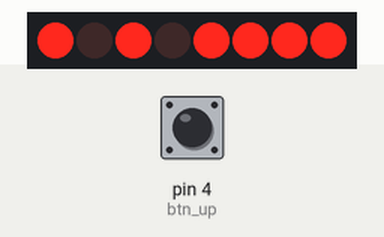
Recording of a sketch running on a simulated Arduino Uno, built with avr-gcc and run on an emulated ATmega328P. Parts: 8 port-expander outputs drawn as a row of LEDs (first output left, lit = HIGH). Wiring (inferred from the names in the program): PCF8574 port expander at I2C address 0x3C. Wiring (inferred from the signals the program sends): row of LEDs: on Q0, Q1, Q2, Q3, Q4, Q5, Q6, Q7. Inputs (shaded band) come from the test bench; at power-on: pin 4 (btn_up) HIGH.

Above: at 1.2 s.
1.3 s: pin 4 (btn_up) pulled LOW for 0.15 s
At 2.1 s:
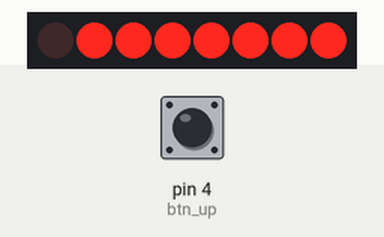
4.4 s: pin 4 (btn_up) pulled LOW for 1 s
8.4 s: pin 4 (btn_up) pulled LOW for 0.15 s
11.5 s: pin 4 (btn_up) pulled LOW for 3.2 s
17.7 s: pin 4 (btn_up) pulled LOW for 3.2 s
23.9 s: pin 4 (btn_up) pulled LOW for 0.15 s
Timing chart, 0 to 26.9 s (numbered marks = the images above; inputs shaded):
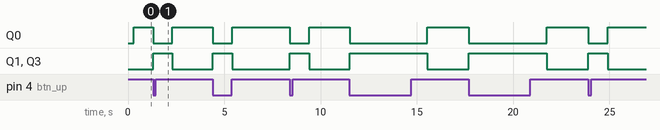

The sketch:

Display_EA_DOGM204.ino
```cpp
// https://github.com/firexx/SSD1803a_I2C

#include "SSD1803a_I2C.h"

const byte i2c_addr  = 0x3c;
const byte reset_pin = 12;

const byte btn_up = 4;
const byte btn_down = 5;
const byte btn_sel = 6;

SSD1803a_I2C lcd(i2c_addr,reset_pin);

void setup() {
    pinMode(btn_up, INPUT);
    pinMode(btn_down, INPUT);
    pinMode(btn_sel, INPUT);

    // 20 characters and 4 lines
    lcd.begin(20,4);
    lcd.setContrast(0x38);
}

void loop() {
    //lcd.clear();
    lcd.setCursor(0, 0);
    lcd.println("hello world");
    lcd.setCursor(0, 1);
    lcd.println("hello world");
    lcd.setCursor(0, 2);
    lcd.println("hello world");
    lcd.setCursor(0, 3);
    lcd.println("hello world");

    if (digitalRead(btn_up) == LOW) {
        lcd.clear();
        delay(1000);
    }
    /*
    lcd.setCursor(0, 1);
    if (digitalRead(btn_up) == LOW) {
        lcd.println("Button Up: pressed");
    } else {
        lcd.println("Button Up: not press");
    }

    lcd.setCursor(0, 2);
    if (digitalRead(btn_down) == LOW) {
        lcd.println("Button Down: pressed");
    } else {
        lcd.println("Button Down: not press");
    }

    lcd.setCursor(0, 3);
    if (digitalRead(btn_sel) == LOW) {
        lcd.println("Button Sel: pressed");
    } else {
        lcd.println("Button Sel: not press");
    }
    */
}
```

SSD1803a_I2C.cpp
```cpp
// (licence header left out)
#include "SSD1803a_I2C.h"

#define COMMAND_CLEAR_DISPLAY						0x01
#define COMMAND_RETURN_HOME							0x02
#define COMMAND_ENTRY_MODE_SET						0x04
	#define ENTRY_MODE_LEFT_TO_RIGHT                0x02
	#define ENTRY_MODE_SHIFT_INCREMENT				0x01
#define COMMAND_CURSORSHIFT							0x10
	#define CURSORSHIFT_MOVERIGHT					0x04
	#define CURSORSHIFT_MOVELEFT					0x00

#define COMMAND_ADDRESS_DDRAM						0x80
#define COMMAND_ADDRESS_CGRAM                       0x40

#define COMMAND_8BIT_4LINES_NORMAL_RE1_IS0			0x3A  //Extended command access RE = 1
#define COMMAND_8BIT_4LINES_REVERSE_RE1_IS0			0x3B  //Extended command access RE = 1
#define COMMAND_8BIT_4LINES_RE0_IS1					0x39  //Extended command access IS = 1
#define COMMAND_8BIT_4LINES_RE0_IS0					0x38  //Normal mode...


//Command from extended set (RE = 1, IS = 0)
#define COMMAND_BS1_1								0x1E
#define COMMAND_POWER_DOWN_DISABLE					0x02
#define COMMAND_SEGMENT_NORMAL_WAY					0x06 // was 0x05
#define COMMAND_NW									0x09

//Command from extended set (RE = 0, IS = 1)
#define COMMAND_DISPLAY_ON_CURSOR_ON_BLINK_ON		0x0F
#define COMMAND_DISPLAY_ON_CURSOR_ON_BLINK_OFF		0x0E
#define COMMAND_DISPLAY_ON_CURSOR_OFF_BLINK_OFF		0x0C
#define COMMAND_DISPLAY_OFF_CURSOR_OFF_BLINK_OFF	0x08
#define COMMAND_BS0_1								0x1C
#define COMMAND_INTERNAL_DIVIDER					0x13
#define COMMAND_CONTRAST							0x77
#define COMMAND_POWER_ICON_CONTRAST					0x5C
#define COMMAND_FOLLOWER_CONTROL					0x6E


SSD1803a_I2C::SSD1803a_I2C(uint8_t lcd_Addr)
	:_i2caddr(lcd_Addr), _resetPin(0xFF), _backlightPin(0xFF), _cursor_show(false), _cursor_blink(false)
{

}

SSD1803a_I2C::SSD1803a_I2C(uint8_t lcd_Addr, uint8_t resetPin)
	: _i2caddr(lcd_Addr), _resetPin(resetPin), _backlightPin(0xFF), _cursor_show(false), _cursor_blink(false)
{

}

void SSD1803a_I2C::begin(uint8_t cols, uint8_t rows)
{
	_cols = cols;
	_numlines = rows;
	Wire.begin();
	reset();
	init();

	clear();
	home();
	_entrymode = ENTRY_MODE_LEFT_TO_RIGHT;
	send_command(COMMAND_ENTRY_MODE_SET | _entrymode);
}

void SSD1803a_I2C::clear()
{
	send_command(COMMAND_CLEAR_DISPLAY);
}

void SSD1803a_I2C::home()
{
	send_command(COMMAND_RETURN_HOME);
}

void SSD1803a_I2C::noDisplay()
{
	send_command(COMMAND_8BIT_4LINES_RE0_IS1);  //Function set : RE = 0, IS = 1
	send_command(COMMAND_DISPLAY_OFF_CURSOR_OFF_BLINK_OFF | ((_cursor_show) ? 0x02 : 0x00) | ((_cursor_blink) ? 0x01 : 0x00));
	send_command(COMMAND_8BIT_4LINES_RE0_IS0);  //Function set : RE = 0, IS = 0
}

void SSD1803a_I2C::display()
{
	send_command(COMMAND_8BIT_4LINES_RE0_IS1);  //Function set : RE = 0, IS = 1
	send_command(COMMAND_DISPLAY_ON_CURSOR_OFF_BLINK_OFF | ((_cursor_show) ? 0x02 : 0x00) | ((_cursor_blink) ? 0x01 : 0x00));
	send_command(COMMAND_8BIT_4LINES_RE0_IS0);  //Function set : RE = 0, IS = 0
}

void SSD1803a_I2C::noBlink()
{
	cursor_display(_cursor_show, false);
}

void SSD1803a_I2C::blink()
{
	cursor_display(_cursor_show, true);
}

void SSD1803a_I2C::noCursor()
{
	cursor_display(false, _cursor_blink);
}

void SSD1803a_I2C::cursor()
{
	cursor_display(false, _cursor_blink);
}

void SSD1803a_I2C::leftToRight()
{
	_entrymode |= ENTRY_MODE_LEFT_TO_RIGHT;
	send_command(COMMAND_ENTRY_MODE_SET | _entrymode);
}

void SSD1803a_I2C::rightToLeft()
{
	_entrymode &= ~ENTRY_MODE_LEFT_TO_RIGHT;
	send_command(COMMAND_ENTRY_MODE_SET | _entrymode);
}

void SSD1803a_I2C::moveCursorLeft()
{
	send_command(COMMAND_CURSORSHIFT | CURSORSHIFT_MOVELEFT);
}

void SSD1803a_I2C::moveCursorRight()
{
	send_command(COMMAND_CURSORSHIFT | CURSORSHIFT_MOVERIGHT);
}

void SSD1803a_I2C::autoscroll()
{
	_entrymode |= ENTRY_MODE_SHIFT_INCREMENT;
	send_command(COMMAND_ENTRY_MODE_SET | _entrymode);

}

void SSD1803a_I2C::noAutoscroll()
{
	_entrymode &= ~ENTRY_MODE_SHIFT_INCREMENT;
	send_command(COMMAND_ENTRY_MODE_SET | _entrymode);
}

void SSD1803a_I2C::createChar(uint8_t location, uint8_t charmap[])
{
	location &= 0x7;
	send_command(COMMAND_ADDRESS_CGRAM | (location << 3));

	for (uint8_t i = 0; i < 8; i++)
		send_byte(charmap[i]);
}

void SSD1803a_I2C::setCursor(uint8_t col, uint8_t row)
{
	row = min(row, _numlines - 1);
	col = min(col, _cols - 1);
	send_command(COMMAND_ADDRESS_DDRAM | (row * 0x20 + col));
}

void SSD1803a_I2C::backlight(void)
{
	setBacklight(BACKLIGHT_ON);
}

void SSD1803a_I2C::noBacklight(void)
{
	setBacklight(BACKLIGHT_OFF);
}

void SSD1803a_I2C::setBacklightPin(uint8_t pin, Polarity pol)
{
	_backlightPin = pin;
	_backlightPinPolarity = pol;
}

void SSD1803a_I2C::setBacklight(uint8_t value)
{
	if (_backlightPin == 0xFF)
		return;
	pinMode(_backlightPin, OUTPUT);
	analogWrite(_backlightPin, _backlightPinPolarity == POSITIVE?value:~value);
}

void SSD1803a_I2C::setContrast(uint8_t contrast)
{
	send_command(COMMAND_8BIT_4LINES_RE0_IS1);  //Function set : RE = 0, IS = 1
	send_command(0x70 | (contrast & 0x0F));     //Contrast
	send_command(COMMAND_POWER_ICON_CONTRAST | ((contrast >> 4) & 0x03)); //Power Icon control contrast
	send_command(COMMAND_8BIT_4LINES_RE0_IS0);  //Function set : RE = 0, IS = 0
}

size_t SSD1803a_I2C::write(uint8_t value)
{
	send_byte(value);
	return 1;
}

size_t SSD1803a_I2C::write(const uint8_t *buffer, size_t size)
{
	send_array(buffer, size);
	return size;
}

// -- private functions
void SSD1803a_I2C::reset()
{
	if (_resetPin == 0xFF)
		return;
	pinMode(_resetPin, OUTPUT);
	digitalWrite(_resetPin, LOW);
	delay(4);
	digitalWrite(_resetPin, HIGH);
	delay(50);
}

void SSD1803a_I2C::init()
{
	send_command(COMMAND_CLEAR_DISPLAY);  //Clear display

//RE = 1  |  IS = 0
	send_command(COMMAND_8BIT_4LINES_NORMAL_RE1_IS0);   //Function set : 8bit 4line RE = 1, IS = 0, Not reverse
        //LCD_Command(COMMAND_8BIT_4LINES_REVERSE_RE1_IS0); //Function set : RE = 1, REVERSE
	send_command(COMMAND_BS1_1);  //Set BS1 = 1 (1/6 bias)
	send_command(COMMAND_POWER_DOWN_DISABLE); //Power down disable
	send_command(COMMAND_SEGMENT_NORMAL_WAY); // Segment bidirection : in the right way
	send_command(COMMAND_NW); //NW = 1

	//RE = 0  |  IS = 1
	send_command(COMMAND_8BIT_4LINES_RE0_IS1);  //Function set : RE = 0, IS = 1
	send_command(COMMAND_DISPLAY_ON_CURSOR_OFF_BLINK_OFF);  //Display ON (without cursor...)
	send_command(COMMAND_BS0_1);  //Set BS0 = 1 (1/6 bias) / Internal frequency..
	send_command(COMMAND_INTERNAL_DIVIDER); //Internal divider
	send_command(COMMAND_CONTRAST); //Constrast
	send_command(COMMAND_POWER_ICON_CONTRAST);  //Power Icon control contrast
	send_command(COMMAND_FOLLOWER_CONTROL); //Follower Control

	//RE = 0  | IS = 0
	send_command(COMMAND_8BIT_4LINES_RE0_IS0);  //Function set : 8bit 4line RE = 0, IS = 0

}

void SSD1803a_I2C::send_command(uint8_t cmd)
{
	Wire.beginTransmission(_i2caddr);
	Wire.write(0x00); // control byte for command
	Wire.write(cmd); // command clear display
	Wire.endTransmission();
}

void SSD1803a_I2C::send_byte(uint8_t val)
{
	Wire.beginTransmission(_i2caddr);
	Wire.write(0x40); // control byte for data
	Wire.write(val); // data byte
	Wire.endTransmission();
}

void SSD1803a_I2C::send_array(const uint8_t *buffer, size_t size) {
	Wire.beginTransmission(_i2caddr);
	Wire.write(0x40); // control byte for data
	while (size--)	Wire.write(*buffer++);
	Wire.endTransmission();
}


void SSD1803a_I2C::cursor_display(bool show, bool blink)
{
	_cursor_blink = blink;
	_cursor_show = show;

	send_command(COMMAND_8BIT_4LINES_RE0_IS1);  //Function set : RE = 0, IS = 1
	send_command(0x0C | ((show) ? 0x02 : 0x00) | ((blink) ? 0x01 : 0x00));
	send_command(COMMAND_8BIT_4LINES_RE0_IS0);  //Function set : RE = 0, IS = 0
}
```

Source omitted: SSD1803a_I2C.h (10868 bytes)
